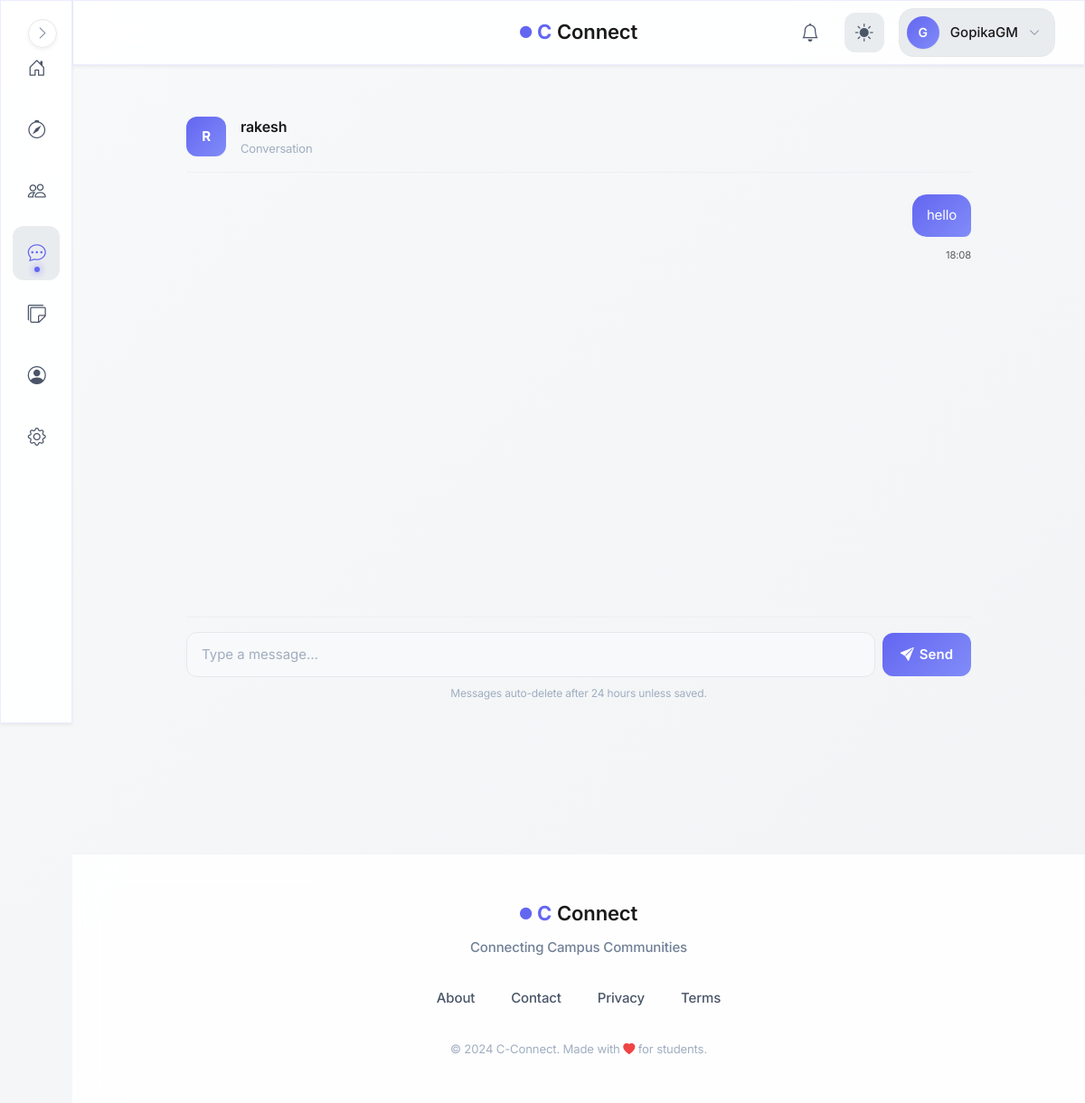
Page /messages/21 (signed in) on the committed database.
### models.py (models this page shows, shortened)
class User(UserMixin, db.Model):
    id = db.Column(db.Integer, primary_key=True, autoincrement=True)  # Unique identifier
    username = db.Column(db.String(100), nullable=False)  # Name of the user (later can add this unique if needed)
    email = db.Column(db.String(120), nullable=False, unique=True)  # Email of the user
    password = db.Column(db.String(200), nullable=False)  # Passwords not hashed yet (done in setup_db.py)
    created_at = db.Column(db.DateTime, default=db.func.now())  # Timestamp of account creation
    last_login = db.Column(db.DateTime, nullable=True)  # Timestamp of last login
    pass

class Message(db.Model):
    id = db.Column(db.Integer, primary_key=True)
    sender_id = db.Column(db.Integer, db.ForeignKey("user.id"), nullable=False)
    receiver_id = db.Column(db.Integer, db.ForeignKey("user.id"), nullable=False)
    content = db.Column(db.Text, nullable=False)
    created_at = db.Column(db.DateTime, default=db.func.now(), index=True)
    expires_at = db.Column(db.DateTime, index=True)
    is_saved = db.Column(db.Boolean, default=False)

### blueprints/messages/routes.py (the view, shortened to what this page needs)
@messages.route("/<int:user_id>", methods=["GET", "POST"])
@login_required
def chat(user_id):
    cleanup_expired_messages()
    target_user = User.query.get_or_404(user_id)
    messages = Message.query.filter(
        ((Message.sender_id == current_user.id) & (Message.receiver_id == user_id)) |
        ((Message.sender_id == user_id) & (Message.receiver_id == current_user.id))
    ).order_by(Message.created_at.asc()).all()
    return render_template(
                "messages/chat.html",
                messages=messages,
                target_user=target_user,
                profile=profile
            )

### blueprints/auth/__init__.py (called while the page is built)
@login_manager.user_loader
def load_user(user_id):
    from models import User  # Importing User model for querying  (import here to avoid circular imports)
    return User.query.get(int(user_id))

@auth.after_app_request
def add_header(response):
    if current_user.is_authenticated and request.blueprint == 'auth':
        response.headers['Cache-Control'] = 'no-store, no-cache, must-revalidate, post-check=0, pre-check=0, max-age=0'
        response.headers['Pragma'] = 'no-cache'
        response.headers['Expires'] = '-1'
    return response

### factory_helpers.py (called while the page is built, shortened)
def register_security_headers(app):
    @app.after_request
    def set_secure_headers(response):
        response.headers['Content-Security-Policy'] = (
            "default-src 'self'; "
            "img-src 'self' data: blob: https:; "# Allow external images
            "style-src 'self' 'unsafe-inline' https:; "# ADD https: for CDNs
            "script-src 'self' 'unsafe-inline' https:; "# ADD https: for JS
            "font-src 'self' https: data:; "# Google Fonts
            "connect-src 'self' https:;"  # ← ADD https: for CDNs/maps
        )
        response.headers['X-Content-Type-Options'] = 'nosniff'
        response.headers['X-Frame-Options'] = 'DENY'
        response.headers['Referrer-Policy'] = 'strict-origin-when-cross-origin'
        response.headers['Permissions-Policy'] = 'geolocation=(), microphone=()'
        return response

def register_daily_cleanup(app):
    if not hasattr(app, "_last_notification_cleanup"):
        app._last_notification_cleanup = None
    @app.before_request
    def daily_cleanup():
        now = datetime.now(timezone.utc)
        last = getattr(app, "_last_notification_cleanup", None)
        if last is None or (now - last).days >= 1:
            from blueprints.notifications.service import cleanup_old_notifications
            deleted = cleanup_old_notifications()
            app.logger.info(f"Cleaned up {deleted} old notifications.")
            app._last_notification_cleanup = now

def register_profilevisit_cleanup(app):
    last_cleanup = {'t': 0}
    @app.before_request
    def cleanup_visits():
        now = time.time()
        if now - last_cleanup['t'] < 3600:  # run once every hour
            return

def cleanup_expired_messages(): #message cleanup helper function
    Message.query.filter(
        Message.expires_at < datetime.now(timezone.utc),
        Message.is_saved == False
    ).delete()
    db.session.commit()

### blueprints/messages/templates/messages/chat.html (shortened to what this page needs)
{% extends "base.html" %}
{% block body %}
<div class="chat-page">
    <header class="chat-header">
        <a href="{{ url_for('main.view_user_profile', user_id=target_user.id) }}" class="chat-header__avatar">
          {{ target_user.username[0]|upper }}
            <!-- {% set profile_picture = profile.query.filter_by(user_id=target_user.id).first().profile_picture %}
        </a>
        <div class="chat-header__info">
            <div class="chat-header__name">{{ target_user.username }}</div>
            <div class="chat-header__meta">
                Conversation
            </div>
        </div>
    </header>
    <div id="chatBox" class="chat-messages">
        {% if messages %}
            {% for msg in messages %}
                {% if msg.sender_id == current_user.id %}
                    <div class="message message--outgoing">
                        {{ msg.content }}
                    </div>
                    <div class="message__time" style="margin-top: 0;">
                        {{ msg.created_at.strftime("%H:%M") }}
                    </div>
                {% endif %}
            {% endfor %}
        {% else %}
            <div class="chat-empty">
                No messages yet. Say hello 👋
            </div>
        {% endif %}
    </div>
    <div class="chat-input">
        <form method="POST">
            <input type="text"
                   name="content"
                   placeholder="Type a message…"
                   value="{{ form_content or '' }}"
                   required>
            <button type="submit">
                <i class="bi bi-send-fill"></i>
                Send
            </button>
        </form>
        <p class="chat-note">
            Messages auto-delete after 24 hours unless saved.
        </p>
    </div>
</div>
{% endblock %}

### templates/base.html (shortened to what this page needs)
<!DOCTYPE html>
<html lang="en">
<head>
    <link rel="stylesheet" href="https://cdn.jsdelivr.net/npm/bootstrap-icons@1.11.1/font/bootstrap-icons.css">
    <link href="https://cdn.jsdelivr.net/npm/bootstrap@5.3.2/dist/css/bootstrap.min.css" rel="stylesheet">
    <link rel="stylesheet" href="{{ url_for('static', filename='css/global.css') }}">
</head>
<body>
    {% if current_user.is_authenticated %}
        <aside class="sidebar glass-effect" id="sidebar">
            <nav class="sidebar__nav">
                <a href="{{ url_for('main.dashboard') }}" class="sidebar__link" data-tooltip="Dashboard">
                    <div class="sidebar__link-icon">
                        <i class="bi bi-house-door"></i>
                    </div>
                </a>
                <a href="{{ url_for('main.search_page') }}" class="sidebar__link" data-tooltip="Discover">
                    <div class="sidebar__link-icon">
                        <i class="bi bi-compass"></i>
                    </div>
                </a>
                <a href="{{ url_for('connections.connections_home') }}" class="sidebar__link" data-tooltip="Connections">
                    <div class="sidebar__link-icon">
                        <i class="bi bi-people"></i>
                    </div>
                </a>
                <a href="{{ url_for('messages.inbox') }}" class="sidebar__link" data-tooltip="Messages">
                    <div class="sidebar__link-icon">
                        <i class="bi bi-chat-dots"></i>
                    </div>
                </a>
                <a href="/campus-board" class="sidebar__link" data-tooltip="Messages">
                    <div class="sidebar__link-icon">
                        <i class="bi bi-stickies"></i>
                    </div>
                </a>
                <a href="{{ url_for('auth.profile') }}" class="sidebar__link" data-tooltip="Profile">
                    <div class="sidebar__link-icon">
                        <i class="bi bi-person-circle"></i>
                    </div>
                </a>
                <a href="{{ url_for('main.settings') }}" class="sidebar__link" data-tooltip="Settings">
                    <div class="sidebar__link-icon">
                        <i class="bi bi-gear"></i>
                    </div>
                </a>
            </nav>
            <button class="sidebar__toggle" id="sidebarToggle" aria-label="Toggle sidebar">
                <i class="bi bi-chevron-right"></i>
            </button>
        </aside>
        <header class="topbar glass-effect">
            <div class="topbar__container">
                <div class="topbar__center">
                    <a href="{{ url_for('main.home') }}" class="topbar__brand">
                        <span class="brand-icon-small">
                            <i class="bi bi-circle-fill"></i>
                        </span>
                        <span class="brand-c">C</span>
                        <span class="brand-text">Connect</span>
                    </a>
                </div>
                <div class="topbar__actions">
                    <a href="{{ url_for('notifications.notifications_list') }}" class="topbar__icon-btn" aria-label="Notifications">
                        <i class="bi bi-bell"></i>
                        {% set unread = current_user.notifications | selectattr("is_read", "equalto", False) | list %}
                    </a>
                    <button class="topbar__icon-btn topbar__theme-toggle" id="themeToggle" aria-label="Toggle theme">
                        <i class="bi bi-sun-fill" id="themeIcon"></i>
                    </button>
                    <div class="topbar__profile" id="profileDropdown">
                        <button class="topbar__profile-btn" aria-label="Profile menu">
                            <div class="topbar__avatar">
                                {{ current_user.username[0].upper() }}
                            </div>
                            <span class="topbar__username">{{ current_user.username }}</span>
                            <i class="bi bi-chevron-down topbar__profile-arrow"></i>
                        </button>
                    </div>
                </div>
            </div>
        </header>
    {% endif %}
    <main class="main-content">
        {% block body %}{% endblock %}
    </main>
    <footer class="footer">
        <div class="footer__container">
            <div class="footer__brand">
                <div class="footer__logo">
                    <span class="brand-icon-small">
                        <i class="bi bi-circle-fill"></i>
                    </span>
                    <span class="brand-c">C</span>
                    <span class="brand-text">Connect</span>
                </div>
                <p class="footer__tagline">Connecting Campus Communities</p>
            </div>
            <div class="footer__links">
                <a href="{{ url_for('main.about') }}" class="footer__link">About</a>
                <a href="{{ url_for('main.contact') }}" class="footer__link">Contact</a>
                <a href="#" class="footer__link">Privacy</a>
                <a href="#" class="footer__link">Terms</a>
            </div>
            <div class="footer__credits">
                <small>&copy; 2024 C-Connect. Made with <i class="bi bi-heart-fill"></i> for students.</small>
            </div>
        </div>
    </footer>
</body>
</html>

### blueprints/messages/templates/messages/chat.html (style rules this page uses)
.chat-page { max-width: 900px; margin: 0 auto; padding: 0 1rem 2rem; display: flex; flex-direction: column; height: calc(100vh - var(--topbar-height)); }
.chat-header { display: flex; align-items: center; gap: 1rem; padding: 1rem 0; border-bottom: 1px solid var(--border-subtle); }
.chat-header__avatar { width: 44px; height: 44px; border-radius: var(--radius-md); background: linear-gradient(135deg, var(--primary-color), var(--primary-light)); color: white; font-weight: 700; display: flex; align-items: center; justify-content: center; flex-shrink: 0; text-decoration: none; }
.chat-header__info { flex: 1; min-width: 0; }
.chat-header__name { font-size: 1rem; font-weight: 600; color: var(--text-primary); white-space: nowrap; overflow: hidden; text-overflow: ellipsis; }
.chat-header__meta { font-size: 0.8125rem; color: var(--text-muted); }
.chat-messages { flex: 1; overflow-y: auto; padding: 1.5rem 0; display: flex; flex-direction: column; gap: 0.75rem; }
.message { max-width: 75%; padding: 0.75rem 1rem; border-radius: var(--radius-lg); font-size: 0.9375rem; line-height: 1.5; position: relative; word-wrap: break-word; }
.message--outgoing { align-self: flex-end; background: linear-gradient(135deg, var(--primary-color), var(--primary-light)); color: white; border-bottom-right-radius: var(--radius-sm); }
.message__time { font-size: 0.7rem; opacity: 0.7; margin-top: 0.25rem; text-align: right; }
.chat-input { border-top: 1px solid var(--border-subtle); padding: 1rem 0; }
.chat-input form { display: flex; gap: 0.5rem; align-items: center; }
.chat-input input[type="text"] { flex: 1; padding: 0.75rem 1rem; border-radius: var(--radius-md); border: 1px solid var(--border-color); background: var(--bg-secondary); color: var(--text-primary); font-size: 0.9375rem; }
.chat-input input::placeholder { color: var(--text-muted); }
.chat-input button { padding: 0.75rem 1.25rem; border-radius: var(--radius-md); background: linear-gradient(135deg, var(--primary-color), var(--primary-light)); color: white; border: none; font-weight: 600; display: flex; align-items: center; gap: 0.375rem; transition: all var(--transition-fast); }
.chat-note { font-size: 0.75rem; color: var(--text-muted); margin-top: 0.5rem; text-align: center; }

### rows in the picture
User: username "G", username "GopikaGM"
User: username "R", username "rakesh"
Message: content "hello", created_at "18:08"
